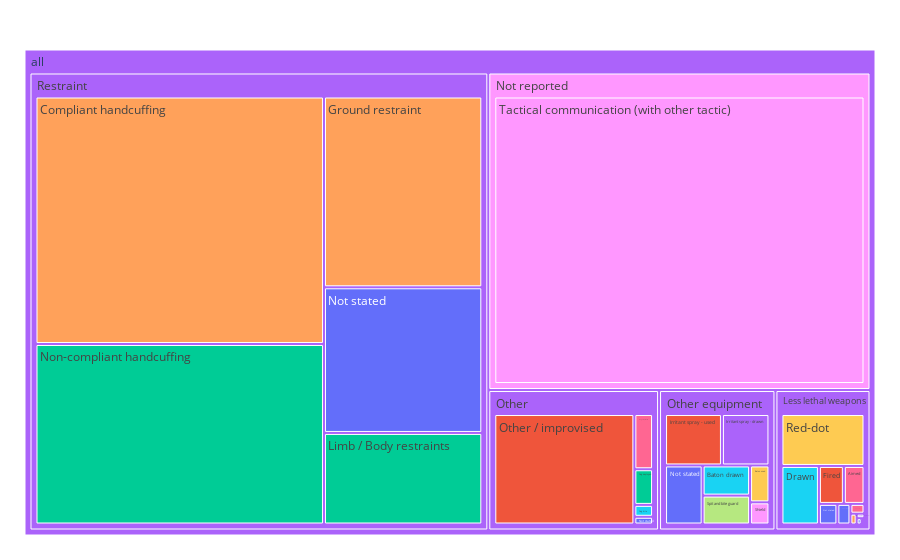

Write notebook code for a chart like this one.
### Code cell
fig = px.treemap(Incidents_DataFrame, path=[px.Constant("all"), 'Type of force', 'Tactic'],
                 values='Total', color='Tactic')
fig.update_layout(margin = dict(t=50, l=25, r=25, b=25))
fig.show()

### Figure 1 — Plotly figure (JSON) as saved in the notebook; plotly's stock layout.template omitted (floating-point values rounded to 4 significant figures)
{"data": [{"branchvalues": "total", "customdata": [["Not stated"], ["Not stated"], ["Not stated"], ["Fired"], ["Non-compliant handcuffing"], ["Irritant spray - drawn"], ["Arced"], ["Baton drawn"], ["AEP aimed"], ["Spit and bite guard"], ["Shield"], ["Red-dot"], ["Drive-stun"], ["Irritant spray - used"], ["Limb / Body restraints"], ["Angle-drive stun"], ["Compliant handcuffing"], ["Dog bite"], ["Aimed"], ["AEP fired"], ["Tactical communication (with other tactic)"], ["Baton used"], ["Not stated"], ["AEP, of which"], ["Other / improvised"], ["Dog deployed"], ["(?)"], ["Ground restraint"], ["Drawn"], ["Dog use, of which"], ["Tactical communication (with other tactic)"], ["(?)"], ["(?)"], ["(?)"], ["(?)"]], "domain": {"x": [0, 1], "y": [0, 1]}, "hovertemplate": "labels=%{label}<br>Total=%{value}<br>parent=%{parent}<br>id=%{id}<br>Tactic=%{customdata[0]}<extra></extra>", "ids": ["all/Other equipment/Not stated", "all/Restraint/Not stated", "all/Other/Not stated", "all/Less lethal weapons/Fired", "all/Restraint/Non-compliant handcuffing", "all/Other equipment/Irritant spray - drawn", "all/Less lethal weapons/Arced", "all/Other equipment/Baton drawn", "all/Less lethal weapons/AEP aimed", "all/Other equipment/Spit and bite guard", "all/Other equipment/Shield", "all/Less lethal weapons/Red-dot", "all/Less lethal weapons/Drive-stun", "all/Other equipment/Irritant spray - used", "all/Restraint/Limb / Body restraints", "all/Less lethal weapons/Angle-drive stun", "all/Restraint/Compliant handcuffing", "all/Other/Dog bite", "all/Less lethal weapons/Aimed", "all/Less lethal weapons/AEP fired", "all/Not reported/Tactical communication (with other tactic)", "all/Other equipment/Baton used", "all/Less lethal weapons/Not stated", "all/Less lethal weapons/AEP, of which", "all/Other/Other / improvised", "all/Other/Dog deployed", "all/Less lethal weapons", "all/Restraint/Ground restraint", "all/Less lethal weapons/Drawn", "all/Other/Dog use, of which", "all/Not reported", "all/Other", "all/Other equipment", "all/Restraint", "all"], "labels": ["Not stated", "Not stated", "Not stated", "Fired", "Non-compliant handcuffing", "Irritant spray - drawn", "Arced", "Baton drawn", "AEP aimed", "Spit and bite guard", "Shield", "Red-dot", "Drive-stun", "Irritant spray - used", "Limb / Body restraints", "Angle-drive stun", "Compliant handcuffing", "Dog bite", "Aimed", "AEP fired", "Tactical communication (with other tactic)", "Baton used", "Not stated", "AEP, of which", "Other / improvised", "Dog deployed", "Less lethal weapons", "Ground restraint", "Drawn", "Dog use, of which", "Not reported", "Other", "Other equipment", "Restraint", "all"], "marker": {"colors": ["#636efa", "#636efa", "#636efa", "#EF553B", "#00cc96", "#ab63fa", "#FFA15A", "#19d3f3", "#FF6692", "#B6E880", "#FF97FF", "#FECB52", "#636efa", "#EF553B", "#00cc96", "#ab63fa", "#FFA15A", "#19d3f3", "#FF6692", "#B6E880", "#FF97FF", "#FECB52", "#636efa", "#636efa", "#EF553B", "#00cc96", "#ab63fa", "#FFA15A", "#19d3f3", "#FF6692", "#FF97FF", "#ab63fa", "#ab63fa", "#ab63fa", "#ab63fa"]}, "name": "", "parents": ["all/Other equipment", "all/Restraint", "all/Other", "all/Less lethal weapons", "all/Restraint", "all/Other equipment", "all/Less lethal weapons", "all/Other equipment", "all/Less lethal weapons", "all/Other equipment", "all/Other equipment", "all/Less lethal weapons", "all/Less lethal weapons", "all/Other equipment", "all/Restraint", "all/Less lethal weapons", "all/Restraint", "all/Other", "all/Less lethal weapons", "all/Less lethal weapons", "all/Not reported", "all/Other equipment", "all/Less lethal weapons", "all/Less lethal weapons", "all/Other", "all/Other", "all", "all/Restraint", "all/Less lethal weapons", "all/Other", "all", "all", "all", "all", ""], "type": "treemap", "values": [4276, 34432, 268, 1872, 77763, 4705, 133, 2756, 272, 2641, 827, 8530, 62, 5635, 21646, 70, 106615, 414, 1549, 36, 164922, 1377, 752, 532, 28760, 1238, 18148, 45106, 4340, 1920, 164922, 32600, 22217, 285562, 523449]}], "layout": {"legend": {"tracegroupgap": 0}, "margin": {"b": 25, "l": 25, "r": 25, "t": 50}}}
